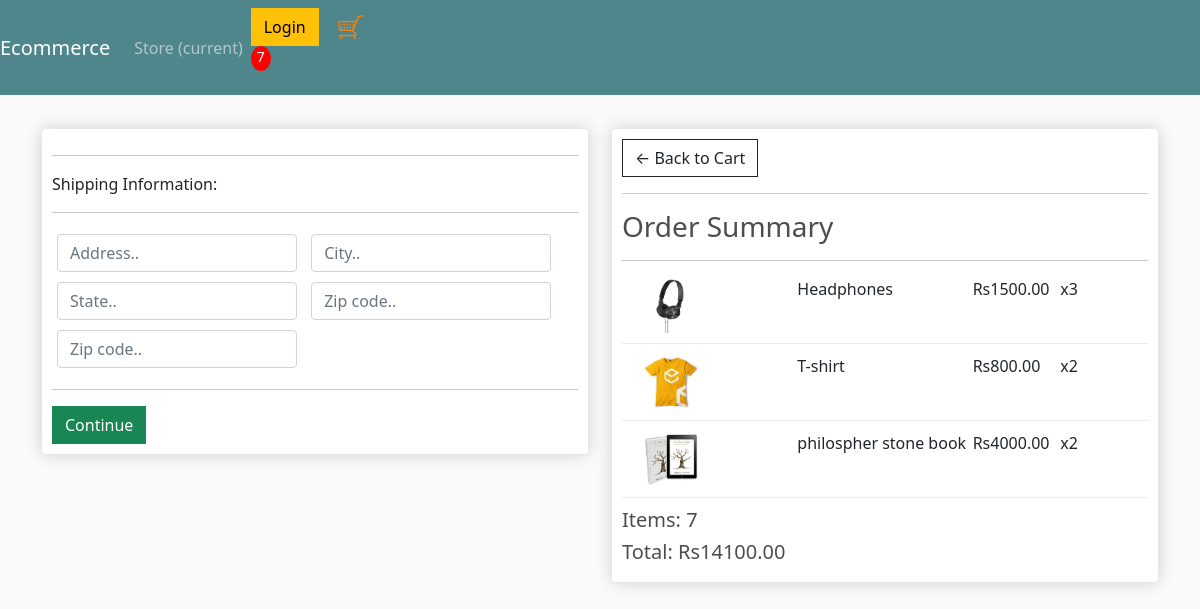
Screenshot of /checkout/ (signed in) with the database file from the repository.
### store/models.py (models this page shows, shortened)
class OrderItem(models.Model):
	product = models.ForeignKey(Product, on_delete=models.SET_NULL, null=True)
	order = models.ForeignKey(Order, on_delete=models.SET_NULL, null=True)
	quantity = models.IntegerField(default=0, null=True, blank=True)
	date_added = models.DateTimeField(auto_now_add=True)
	@property
	def get_total(self):
		total = self.product.price * self.quantity
		return total

class Product(models.Model):
	name = models.CharField(max_length=200)
	price = models.DecimalField(max_digits=7, decimal_places=2)
	digital = models.BooleanField(default=False,null=True, blank=True)
	image = models.ImageField(null=True, blank=True)
	@property
	def imageURL(self):
		try:
			url = self.image.url
		except:
			url = ''
		return url

class Order(models.Model):
	customer = models.ForeignKey(Customer, on_delete=models.SET_NULL, null=True, blank=True)
	date_ordered = models.DateTimeField(auto_now_add=True)
	complete = models.BooleanField(default=False)
	transaction_id = models.CharField(max_length=100, null=True)
	@property
	def shipping(self):
		shipping = False
		orderitems = self.orderitem_set.all()
		for i in orderitems:
			if i.product.digital == False:
				shipping = True
		return shipping
	@property
	def get_cart_total(self):
		orderitems = self.orderitem_set.all()
		total = sum([item.get_total for item in orderitems])
		return total
	@property
	def get_cart_items(self):
		orderitems = self.orderitem_set.all()
		total = sum([item.quantity for item in orderitems])
		return total

### store/views.py (the view)
# urls.py: path('checkout/', views.checkout, name="checkout"),
def checkout(request):
	data = cartData(request)
	cartItems = data['cartItems']
	order = data['order']
	items = data['items']
	context = {'items':items, 'order':order, 'cartItems':cartItems}
	return render(request, 'store/checkout.html', context)

### store/utils.py (called while the page is built)
def cartData(request):
	if request.user.is_authenticated:
		customer = request.user.customer
		order, created = Order.objects.get_or_create(customer=customer, complete=False)
		items = order.orderitem_set.all()
		cartItems = order.get_cart_items
	else:
		cookieData = cookieCart(request)
		cartItems = cookieData['cartItems']
		order = cookieData['order']
		items = cookieData['items']
	return {'cartItems':cartItems ,'order':order, 'items':items}

### store/templates/store/checkout.html (shortened to what this page needs)
{% extends 'store/main.html' %}
{% load static %}
{% block content %}
     <div class="row">
		<div class="col-lg-6">
			<div class="box-element" id="form-wrapper">
				<form id="form">
					<div id="shipping-info">
						<hr>
						<p>Shipping Information:</p>
						<hr>
						<div class="form-field">
							<input class="form-control" type="text" name="address" placeholder="Address..">
						</div>
						<div class="form-field">
							<input class="form-control" type="text" name="city" placeholder="City..">
						</div>
						<div class="form-field">
							<input class="form-control" type="text" name="state" placeholder="State..">
						</div>
						<div class="form-field">
							<input class="form-control" type="text" name="zipcode" placeholder="Zip code..">
						</div>
						<div class="form-field">
							<input class="form-control" type="text" name="country" placeholder="Zip code..">
						</div>
					</div>
					<hr>
					<input id="form-button" class="btn btn-success btn-block" type="submit" value="Continue">
				</form>
			</div>
			<br>
		</div>
		<div class="col-lg-6">
			<div class="box-element">
				<a  class="btn btn-outline-dark" href="{% url 'cart' %}">&#x2190; Back to Cart</a>
				<hr>
				<h3>Order Summary</h3>
				<hr>
				{% for item in items %}
				<div class="cart-row">
					<div style="flex:2"><img class="row-image" src="{{item.product.imageURL}}"></div>
					<div style="flex:2"><p>{{item.product.name}}</p></div>
					<div style="flex:1"><p>Rs{{item.product.price|floatformat:2}}</p></div>
					<div style="flex:1"><p>x{{item.quantity}}</p></div>
				</div>
				{% endfor %}
				<h5>Items:   {{order.get_cart_items}}</h5>
				<h5>Total:   Rs{{order.get_cart_total|floatformat:2}}</h5>
			</div>
		</div>
	</div>
{% endblock content %}

### static/css/main.css (style rules this page uses)
body { background-color: hsl(0, 0%, 98%); }
h1,h2,h3,h4,h5,h6 { color:hsl(0, 0%, 30%); }
.box-element { box-shadow:hsl(0, 0%, 80%) 0 0 16px; background-color: #fff; border-radius: 4px; padding: 10px; }
.col-lg-4, .col-lg-6, .col-lg-8, .col-lg-12 { margin-top: 10px; }
.btn { border-radius: 0; }
.row-image { width: 100px; }
.form-field { width:250px; display: inline-block; padding: 5px; }
.cart-row { display: flex; align-items: flex-stretch; padding-bottom: 10px; margin-bottom: 10px; border-bottom: 1px solid #ececec; }

### rows the page displays
OrderItem: product.imageURL (picture), product.name "Headphones", product.price "1500.00", quantity "3"
OrderItem: product.imageURL (picture), product.name "T-shirt", product.price "800.00", quantity "2"
OrderItem: product.imageURL (picture), product.name "philospher stone book", product.price "4000.00", quantity "2"
Order: get_cart_items "7", get_cart_total "14100.00"

### other values shown
{{ cartItems }} "7"
